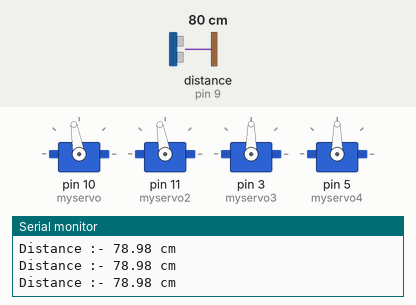
Simulated run of this sketch. Board: Arduino Uno, built with avr-gcc and run on an emulated ATmega328P. On the bench: 4 × servo, the last lines printed to the serial monitor. Wiring (inferred from the names in the program): ultrasonic range finder: trigger pin 8; echo pin 9. The test bench sets the inputs (shaded band); at power-on: distance to the obstacle (sensor on pin 9) 80 cm. The echo pulse lasts 58.3 µs per cm.

Above: at 1.2 s.
1.3 s: distance to the obstacle (sensor on pin 9) set to 21 cm
2.8 s: distance to the obstacle (sensor on pin 9) set to 17 cm
At 2.96 s:
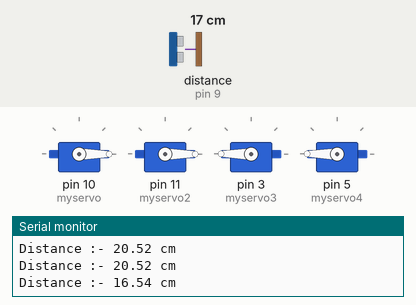
5.8 s: distance to the obstacle (sensor on pin 9) set to 35 cm
At 6.3 s:
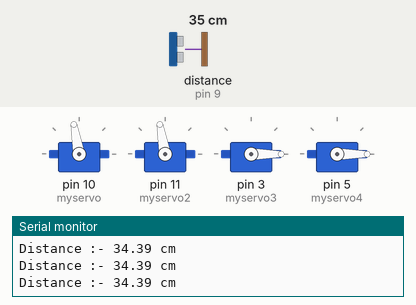
7.3 s: distance to the obstacle (sensor on pin 9) set to 2 cm
At 7.64 s:
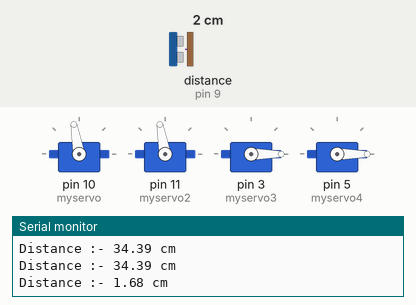
Timing chart, 0 to 11.3 s (numbered marks = the images above; inputs shaded):
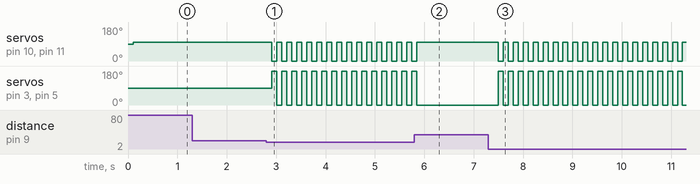

The sketch:

Code8-Arm.ino
```cpp
#include <Servo.h>
#include <Wire.h>

#define Trigpin 8
#define Echopin 9

Servo myservo;
Servo myservo2;
Servo myservo3;
Servo myservo4;

float distance;
int duration;
int x = 100;
int pos = 50;

void setup(){
  Serial.begin(9600);

  pinMode(Trigpin, OUTPUT);
  pinMode(Echopin, INPUT);

  myservo.attach(10);
  myservo2.attach(11);
  myservo3.attach(3);
  myservo4.attach(5);
}

void loop(){

  digitalWrite(Trigpin, LOW);
  delayMicroseconds(2);
  digitalWrite(Trigpin, HIGH);
  delayMicroseconds(10);
  digitalWrite(Trigpin, LOW);
  duration = pulseIn(Echopin, HIGH);
  distance = duration * 0.034 / 2;
  delay(x);
  Serial.println("");
  Serial.print("Distance :- ");
  Serial.print(distance);
  Serial.print(" cm");

  if(distance <= 19){

    myservo3.write(180);
    myservo4.write(180);

    myservo.write(0);
    myservo2.write(0);

    delay(100);

    myservo.write(100);
    myservo2.write(100);

    myservo3.write(0);
    myservo4.write(0);

  }else if(distance > 19){

    myservo.write(100);
    myservo2.write(100);

  }
}
```

Measured:
- the behaviour switches between 20 and 19 cm on distance to the obstacle (sensor on pin 9) (found by bisection; images 0 and 1)
- after the input at 2.8 s, servo on pin 10 (myservo), servo on pin 11 (myservo2): alternates 100° for 0.10 s and 0° for 0.10 s, starting after 0.11 s; servo on pin 3 (myservo3), servo on pin 5 (myservo4): alternates 180° for 0.10 s and 0° for 0.10 s, starting after 0.11 s
- after the input at 5.8 s, servo on pin 10 (myservo), servo on pin 11 (myservo2): goes on until 5.8 s, then stays 100°; servo on pin 3 (myservo3), servo on pin 5 (myservo4): goes on until 5.8 s, then stays 0°
- after the input at 7.3 s, servo on pin 10 (myservo), servo on pin 11 (myservo2): alternates 100° for 0.10 s and 0° for 0.10 s, starting after 0.20 s; servo on pin 3 (myservo3), servo on pin 5 (myservo4): alternates 180° for 0.10 s and 0° for 0.10 s, starting after 0.20 s
